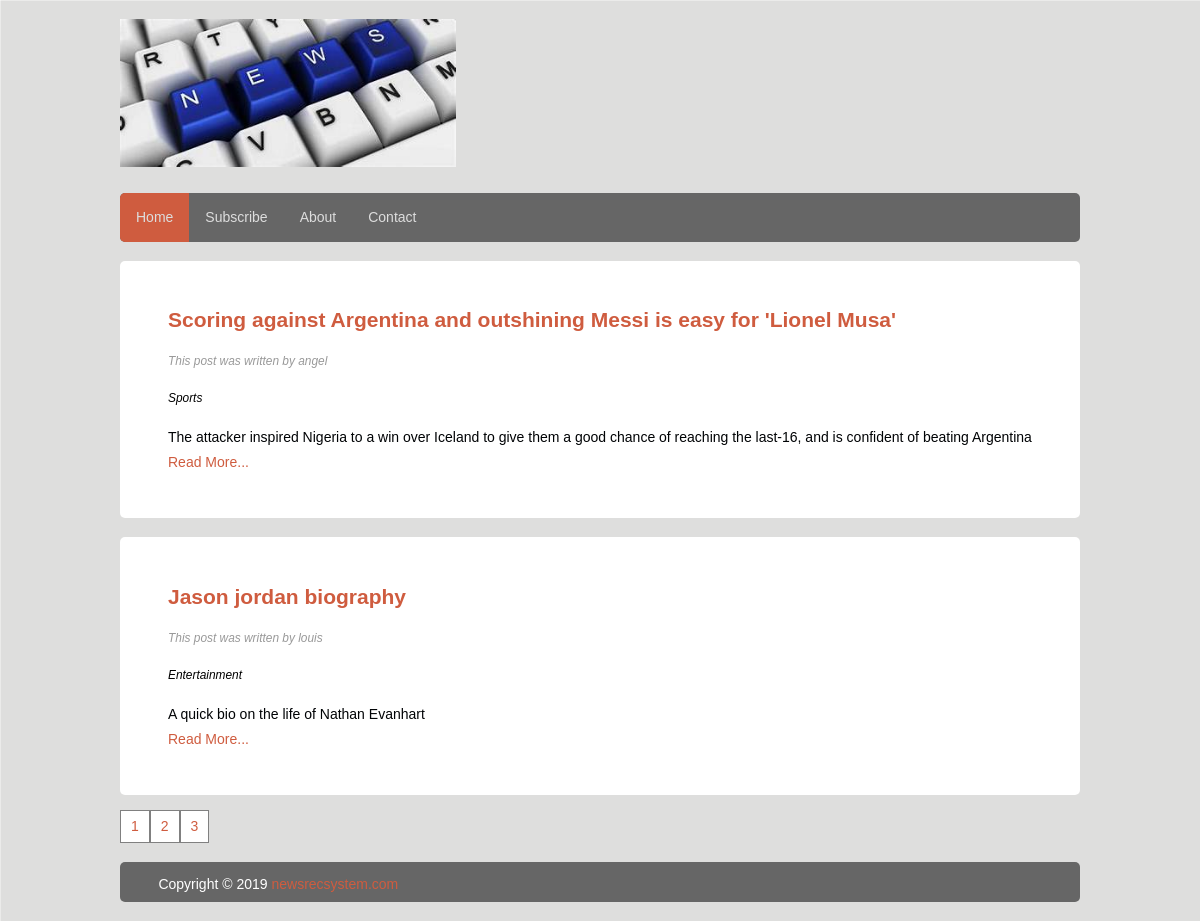
The page / on the database its author committed.
### tables this page shows
CREATE TABLE `post_news` (
  `post_id` int(11) NOT NULL,
  `post_topic` varchar(100) NOT NULL,
  `post_author` varchar(100) NOT NULL,
  `post_summary` text,
  `post_article` text NOT NULL,
  `post_cat` varchar(150) NOT NULL,
  `post_date` date DEFAULT NULL,
  `post_time` time DEFAULT NULL
);

### class.connection.php (called while the page is built, shortened)
<?php
	class Connection{
		function connectDB(){
			$connection = mysqli_connect("localhost","root","","newsappsystem");
			if (mysqli_connect_errno()) {
				printf("Connection Failed %s\n",mysqli_connect_error());
				exit();
			}
			else
			{
				return $connection;
			}
		}
	}
 ?>

### class.recommend.php (called while the page is built, shortened)
<?php
class Recommend {
		public function generateArticleLink($topic, $author, $news_article, $date, $time) {
			$fileExtension = ".html";
			$seoKeyword = str_replace(" ", "-", $topic);
			$newsLink = "news/".$seoKeyword.$fileExtension;
			$fileOpen = fopen($newsLink, 'w') or die("error in writing file");
			$time = strtotime($time);
			$articlePage ="
					<!DOCTYPE html>
					<html>
					<head>
					<meta charset=\"utf-8\">
					<meta name=\"viewport\" content=\"width=device-width, initial-scale=1.0\">
						<title>$topic</title>
						<link rel=\"stylesheet\" type=\"text/css\" href=\"page\style.css\">
						<link rel=\"shortcut icon\" type=\"image/x-icon\" href=\"news\page\favicon.png\" />
					</head>
					<body class=\"body\">
					<header class=\"mainheader\">
						<img src=\"page\\newspix.png\">
						<nav>
							<ul>
								<li class=\"active\"><a href=\"../index.php\">Home</a></li>
							</ul>
						</nav>
					</header>
					<div class=\"maincontent\">
					<div class=\"content\">
						<article class=\"topcontent\">
							<header>
								<h2><a href=\"javascript:void(0)\" title=\"first post\">$topic</a></h2>
							</header>
							<footer>
							<p class=\"post-info\">Posted by $author
							</p>
							</footer>
							<footer>
							<p class=\"post-info\">Date Posted: $date <span class=\"space\">Time: ".date("h:i:sa",$time)."</span>
							</p>
							</footer>
							<content>
								<p>
									".ucfirst("$news_article")."
								</p>
							</content>
						</article>
						</div>
						</div>
						<footer class=\"mainfooter\">
							<p>Copyright &copy; ".date('Y')." <a href=\"#\" title=\"newsrecsystem.com\">newsrecsystem.com</a></p>
						</footer>
						</body>
						</html>
						";
			return $newsLink;
		}
	}
?>

### index.php (the view, shortened to what this page needs)
<?php
	include 'class.recommend.php';
	include 'class.connection.php';
	$conn = new Connection();
	$display_page = new Recommend();
	if (isset($_GET['page'])) {
		$page = $_GET['page'];
	} else {
		$page = 1;
	}
	if ($page == "" || $page == "1") {
		$page1 = 0;
	}
	else{
		$page1=($page*2)-2;
	}
	$sql_query = "SELECT * FROM post_news ORDER BY post_date DESC, post_time DESC LIMIT $page1,2";
	$sql_res = mysqli_query($conn->connectDB(),$sql_query);
 ?>
<!DOCTYPE html>
<html>
<head>
	<link rel="stylesheet" type="text/css" href="news\page\style.css">
</head>
<body class="body">
<header class="mainheader">
	<img src="news\page\newspix.png">
	<nav>
		<ul>
			<li class="active"><a href="index.php">Home</a></li>
			<li class="dropdown">
				<a href="javascript:void(0)" class="dropbtn">Subscribe</a>
			</li>
			<li><a href="about.html">About</a></li>
			<li><a href="contact.html">Contact</a></li>
		</ul>
	</nav>
</header>
<div class="maincontent">
	<div class="content">
		<?php
	while ($fetch_data = mysqli_fetch_array($sql_res)) {
			$post_topic = $fetch_data['post_topic'];
			$post_category = $fetch_data['post_cat'];
			$post_author = $fetch_data['post_author'];
			$post_article = $fetch_data['post_article'];
			$post_date = $fetch_data['post_date'];
			$post_time = $fetch_data['post_time'];
			$articleLink = $display_page->generateArticleLink($post_topic, $post_author, $post_article,$post_date,$post_time);
			echo "
					<article class=\"topcontent\">
						<header>
							<h2><a href=\"javascript:void(0)\" title=\"first post\">".$fetch_data['post_topic']."</a></h2>
						</header>
						<footer>
							<p class=\"post-info\">This post was written by ".$fetch_data['post_author']."</p>
							<p class=\"post-info\"><span style=\"color:black;\">".ucfirst($post_category)."</span></p>
						</footer>
						<content>
							<p>
								".wordwrap(ucfirst($fetch_data['post_summary']))."
								<a href=\"".$articleLink."\"><br/>Read More...</a>
							</p>
						</content>
					</article>
					";
			}
		 ?>
		 <?php
		 $page_res = mysqli_query($conn->connectDB(),"SELECT * FROM post_news ORDER BY post_date DESC");
		 $count_rows = mysqli_num_rows($page_res);
		$init_count = $count_rows/2;
		$init_count = ceil($init_count);
		 for ($i=1; $i <= $init_count; $i++) {
		 		?><div class="page-align">
		 			<a href="index.php?page=<?php echo $i; ?>" class="pagination"><?php echo $i." "; ?></a>
		 		</div><?php
		 }
		  ?>
<footer class="mainfooter">
	<p>Copyright &copy; <?php echo date('Y'); ?> <a href="newsrecsystem.com" title="newsrecsystem">newsrecsystem.com</a></p>
</footer>
</body>
</html>

### news/page/style.css (style rules this page uses)
body { background-image:url('imgbgd.png'); background-repeat:repeat; color: #000305; font-size: 87.54%; font-family: Arial, 'lucida Sans Unicode'; line-height: 1.5; text-align: left; }
.body { margin: 0 auto; width: 80%; clear: both; }
.mainheader img { width: 35%; height: auto; margin: 2% 0; }
a { text-decoration: none; }
.mainheader li a { color: #ddd; }
a:link, a:visited { color: #cf5c3f; }
ul { list-style-type: none; margin: 0; padding: 0; overflow: hidden; background-color: #666; border-radius: 5px; }
li { float: left; }
li a, .dropbtn { display: inline-block; color: white; text-align: center; padding: 14px 16px; text-decoration: none; }
li.dropdown { display: inline-block; }
.mainheader nav a:hover, .mainheader nav a:active, .mainheader nav .active a:link, .mainheader nav .active a:visited { background-color: #cf5c3f; text-shadow: none; }
.maincontent { line-height: 25px; border-radius: 5px; -webkit-border-radius: 5px; -moz-border-radius: 5px; }
.content { width: 100%; float: left; }
.topcontent { background-color: #fff; border-radius: 5px; -webkit-border-radius: 5px; -moz-border-radius: 5px; overflow: hidden; padding: 3% 5%; margin-top: 2%; }
.post-info { font-style: italic; color:#999; font-size: 85%; }
.mainfooter { width: 100%; height: 40px; float: left; border-radius: 5px; -webkit-border-radius: 5px; -moz-border-radius: 5px; background-color: #666; margin-top:2%; margin-bottom: 2%; }
.mainfooter p { width: 92%; margin: 10px auto; color: #fff; }
.pagination { border: 1px solid grey; padding: 3px 10px 3px 10px; background: white; float: left; margin-top: 15px; }
.page-align { text-align: center; }

### rows shown on the page
post_news: post_topic "Scoring against Argentina and outshining Messi is easy for 'Lionel Musa'", post_author "angel", post_cat "Sports", post_summary "The attacker inspired Nigeria to a win over Iceland to give them a good chance of reaching the last-16, and is confident of beating Argentina"
post_news: post_topic "Jason jordan biography", post_author "louis", post_cat "Entertainment", post_summary "A quick bio on the life of Nathan Evanhart"
